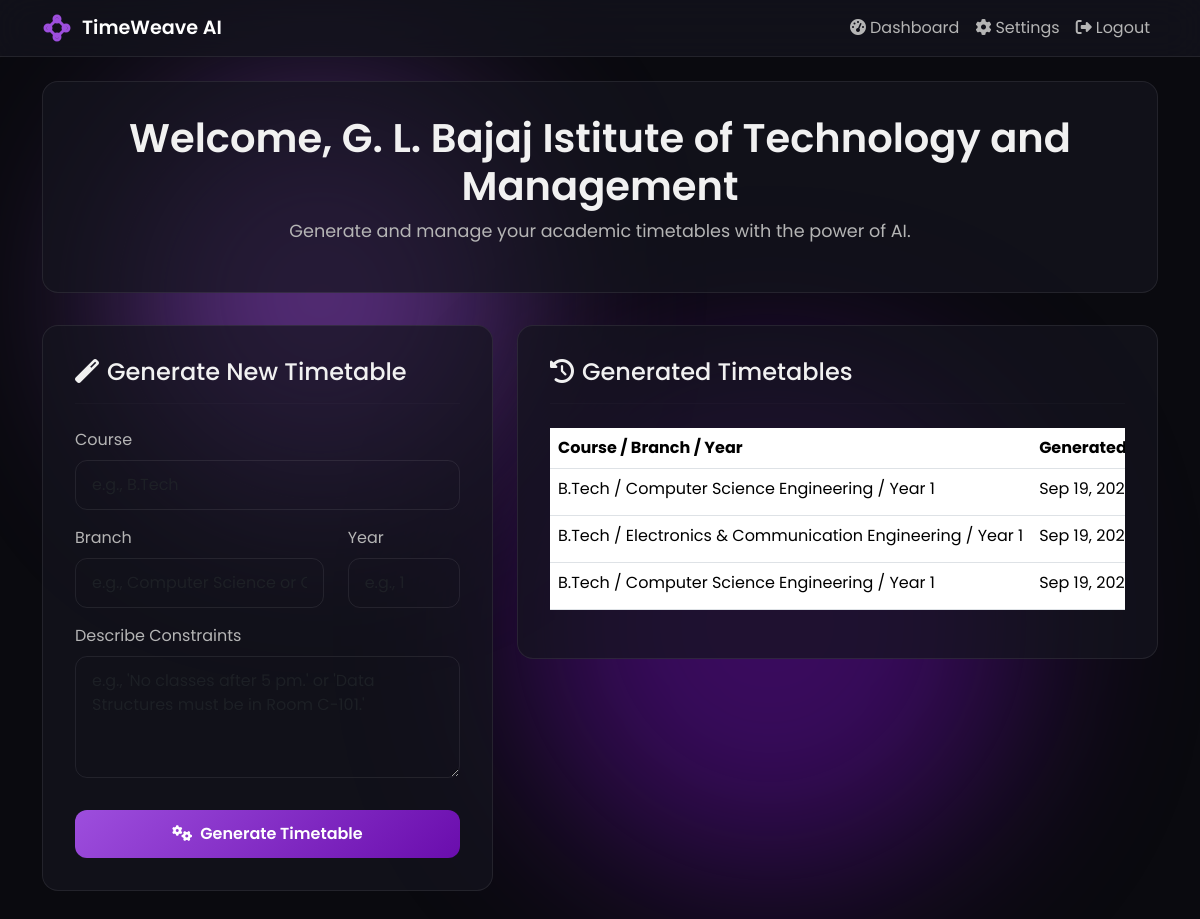
/dashboard (signed in), run on an earlier commit of the app's database.
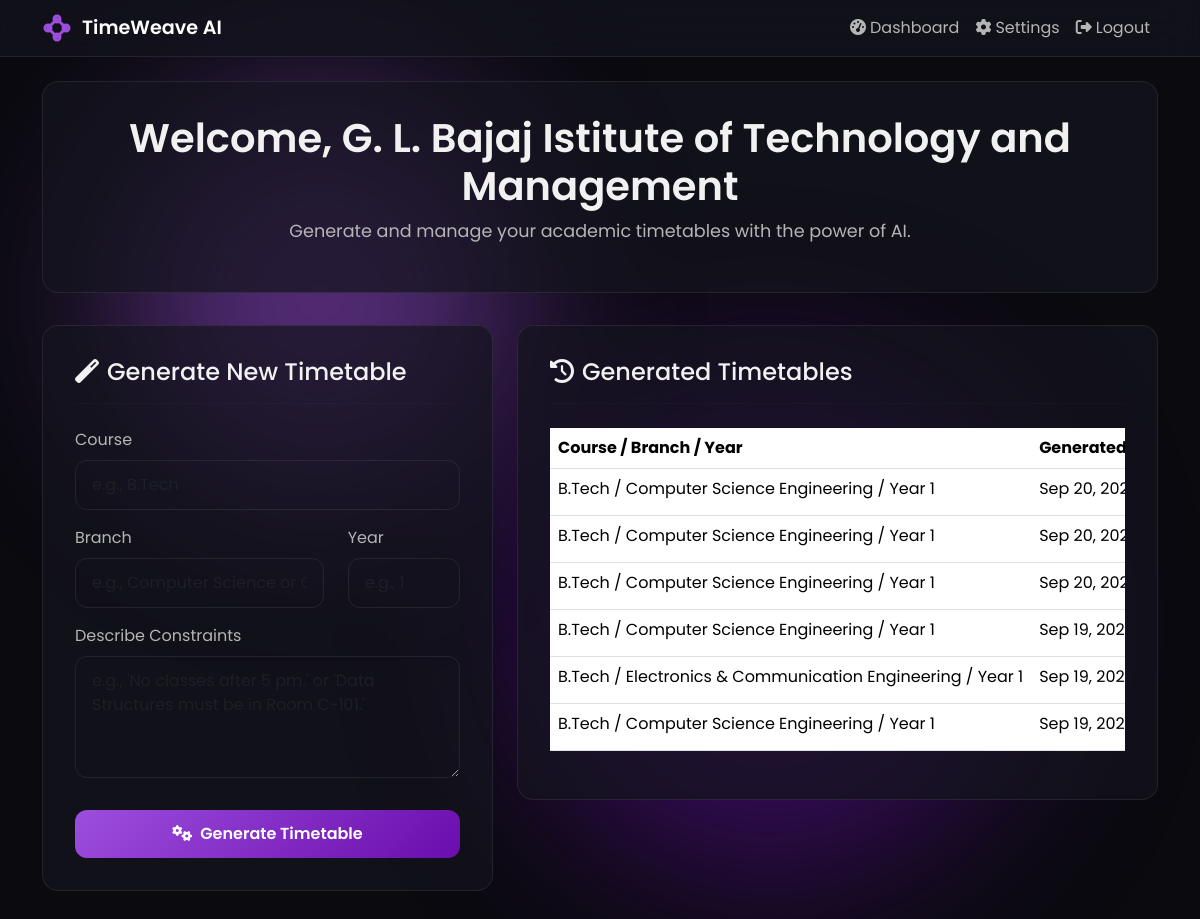
And on a later commit of the database.
### app.py (models this page shows)
class Institute(db.Model):
    id = db.Column(db.Integer, primary_key=True)
    name = db.Column(db.String(150), nullable=False)
    username = db.Column(db.String(80), unique=True, nullable=False)
    email = db.Column(db.String(120), unique=True, nullable=False)
    password_hash = db.Column(db.String(60), nullable=False)
    db_url = db.Column(db.String(255), nullable=True)
    config_json = db.Column(db.Text, nullable=True)
    students = db.relationship('Student', backref='institute', lazy=True, cascade="all, delete-orphan")
    settings = db.relationship('InstituteSetting', backref='institute', lazy=True, uselist=False, cascade="all, delete-orphan")
    timetables = db.relationship('Timetable', backref='institute', lazy=True, cascade="all, delete-orphan")

class Timetable(db.Model):
    id = db.Column(db.Integer, primary_key=True)
    institute_id = db.Column(db.Integer, db.ForeignKey('institute.id'), nullable=False)
    course = db.Column(db.String(100), nullable=False)
    branch = db.Column(db.String(100), nullable=False)
    year = db.Column(db.Integer, nullable=False)
    timetable_json = db.Column(db.Text, nullable=False)
    is_published = db.Column(db.Boolean, default=False, nullable=False)
    created_at = db.Column(db.DateTime, default=datetime.utcnow)

### app.py (the view)
@app.route("/dashboard")
def dashboard():
    if 'institute_id' not in session:
        return redirect(url_for('institute_login'))
    institute = Institute.query.get(session['institute_id'])
    if not institute:
        session.clear()
        flash('Your session was invalid. Please log in again.', 'warning')
        return redirect(url_for('institute_login'))
    timetables = Timetable.query.filter_by(institute_id=institute.id).order_by(Timetable.created_at.desc()).all()
    return render_template('dashboard.html', institute=institute, timetables=timetables)

### templates/dashboard.html (shortened to what this page needs)
{% extends "layout.html" %}
{% block content %}
<div class="welcome-header">
    <h1>Welcome, {{ institute.name }}</h1>
    <p>Generate and manage your academic timetables with the power of AI.</p>
</div>
<div class="row">
    <div class="col-lg-5 mb-4">
        <div class="content-card">
            <h4><i class="fas fa-magic me-2 text-accent"></i>Generate New Timetable</h4>
            <hr style="border-color: var(--border); margin: 1rem 0 1.5rem;">
            <form method="POST" action="{{ url_for('generate_timetable') }}">
                <div class="mb-3">
                    <label for="course" class="form-label">Course</label>
                    <input type="text" class="form-control" id="course" name="course" placeholder="e.g., B.Tech" required>
                </div>
                <div class="row">
                    <div class="col-md-8 mb-3">
                        <label for="branch" class="form-label">Branch</label>
                        <input type="text" class="form-control" id="branch" name="branch" placeholder="e.g., Computer Science or CSE" required>
                    </div>
                    <div class="col-md-4 mb-3">
                        <label for="year" class="form-label">Year</label>
                        <input type="number" class="form-control" id="year" name="year" placeholder="e.g., 1" required min="1" max="5">
                    </div>
                </div>
                <div class="mb-3">
                    <label for="nlp_text" class="form-label">Describe Constraints</label>
                    <textarea class="form-control" id="nlp_text" name="nlp_text" rows="4" placeholder="e.g., 'No classes after 5 pm.' or 'Data Structures must be in Room C-101.'"></textarea>
                </div>
                <button type="submit" class="btn-submit w-100 mt-3">
                    <i class="fas fa-cogs me-2"></i>Generate Timetable
                </button>
            </form>
        </div>
    </div>
    <div class="col-lg-7 mb-4">
        <div class="content-card">
            <h4><i class="fas fa-history me-2 text-accent"></i>Generated Timetables</h4>
             <hr style="border-color: var(--border); margin: 1rem 0 1.5rem;">
            {% if timetables %}
            <div class="table-responsive">
                <table class="table table-dark-custom">
                    <thead>
                        <tr>
                            <th>Course / Branch / Year</th>
                            <th>Generated On</th>
                        </tr>
                    </thead>
                    <tbody>
                        {% for timetable in timetables %}
                        <tr>
                            <td>{{ timetable.course }} / {{ timetable.branch }} / Year {{ timetable.year }}</td>
                            <td>{{ timetable.created_at.strftime('%b %d, %Y %I:%M %p') }}</td>
                        </tr>
                        {% endfor %}
                    </tbody>
                </table>
            </div>
            {% else %}
            <p class="text-secondary text-center mt-4">No timetables generated yet. Use the form to create your first one!</p>
            {% endif %}
        </div>
    </div>
</div>
{% endblock %}

### templates/layout.html (shortened to what this page needs)
<!DOCTYPE html>
<html lang="en">
<head>
    <link href="https://cdn.jsdelivr.net/npm/bootstrap@5.3.2/dist/css/bootstrap.min.css" rel="stylesheet">
    <link href="https://cdnjs.cloudflare.com/ajax/libs/font-awesome/6.5.1/css/all.min.css" rel="stylesheet">
</head>
<body>
    <div class="bg-blob one"></div>
    <div class="bg-blob two"></div>
    {% if 'institute_id' in session or 'student_id' in session %}
    <nav class="navbar navbar-expand-lg navbar-timeweave sticky-top">
        <div class="container">
            <a class="navbar-brand text-white d-flex align-items-center" href="{{ url_for('home') }}">
                <span class="brand-text">TimeWeave AI</span>
            </a>
            <div class="navbar-nav ms-auto">
                {% if 'institute_id' in session %}
                    <a class="nav-link" href="{{ url_for('dashboard') }}"><i class="fas fa-tachometer-alt me-1"></i>Dashboard</a>
                    <a class="nav-link" href="{{ url_for('settings') }}"><i class="fas fa-cog me-1"></i>Settings</a>
                {% elif 'student_id' in session %}
                    <a class="nav-link" href="{{ url_for('student_dashboard') }}"><i class="fas fa-calendar-check me-1"></i>My Timetable</a>
                {% endif %}
                <a class="nav-link" href="{{ url_for('logout') }}"><i class="fas fa-sign-out-alt me-1"></i>Logout</a>
            </div>
        </div>
    </nav>
    {% endif %}
    <main class="container my-4">
        {% block content %}{% endblock %}
    </main>
</body>
</html>

### templates/layout.html (style rules this page uses)
:root { --background-dark: #0a0a0f; --accent: #9d4edd; --accent-alt: #6a0dad; --text-primary: #f1f1f1; --text-secondary: #b5b5b5; --card-bg: rgba(20, 20, 30, 0.7); --border: rgba(255, 255, 255, 0.08); --success: #2dd4bf; --danger: #f43f5e; --warning: #facc15; --info: #38bdf8; }
body { font-family: 'Poppins', sans-serif; background-color: var(--background-dark); color: var(--text-primary); min-height: 100vh; overflow-x: hidden; position: relative; }
.bg-blob { position: fixed; border-radius: 50%; filter: blur(90px); opacity: 0.5; animation: float 20s ease-in-out infinite alternate; z-index: -1; }
.bg-blob.one { width: 400px; height: 400px; background: var(--accent); top: 10%; left: 10%; }
.navbar-timeweave { background: var(--card-bg); backdrop-filter: blur(20px); border-bottom: 1px solid var(--border); }
.navbar-brand .brand-logo { height: 30px; width: 30px; margin-right: 10px; }
.navbar-brand .brand-text { font-weight: 600; font-size: 1.2rem; }
.nav-link { color: var(--text-secondary); transition: color 0.2s ease, transform 0.2s ease; }

### templates/dashboard.html (style rules this page uses)
.welcome-header { background: var(--card-bg); border: 1px solid var(--border); padding: 2rem; border-radius: 1rem; margin-bottom: 2rem; text-align: center; }
.welcome-header h1 { color: var(--text-primary); font-weight: 600; }
.welcome-header p { color: var(--text-secondary); font-size: 1.1rem; }
.content-card { background: var(--card-bg); border: 1px solid var(--border); padding: 2rem; border-radius: 1rem; margin-bottom: 2rem; }
.form-label { color: var(--text-secondary); margin-bottom: 0.5rem; }
.form-control, .form-select { background: transparent; border: 1px solid var(--border); border-radius: 12px; padding: 0.75rem 1rem; color: var(--text-primary); }
textarea.form-control { min-height: 120px; }
.btn-submit { background: linear-gradient(135deg, var(--accent), var(--accent-alt)); border: none; color: #fff; font-weight: 600; padding: 0.75rem 1.5rem; border-radius: 12px; transition: all 0.2s ease; }
.table-dark-custom th, .table-dark-custom td { white-space: nowrap; }

What changed in the data, as far as the page shows it:
added Timetable: course "B.Tech", branch "Computer Science Engineering", year "1", created_at "Sep 20,…"
added Timetable: course "B.Tech", branch "Computer Science Engineering", year "1", created_at "Sep 20,…"
added Timetable: course "B.Tech", branch "Computer Science Engineering", year "1", created_at "Sep 20,…"
